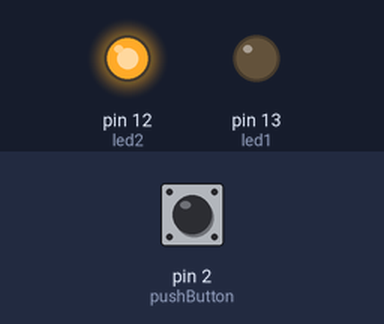
The sketch below on a simulated Arduino Uno, built with avr-gcc and run on an emulated ATmega328P. Shown: output pins drawn as LEDs (lit = HIGH). Dashed ring = blinking. The test bench sets the inputs (shaded band); at power-on: pin 2 (pushButton) LOW.

Above: at 1.2 s.
1.3 s: pin 2 (pushButton) pulled HIGH for 1 s
At 3.3 s:
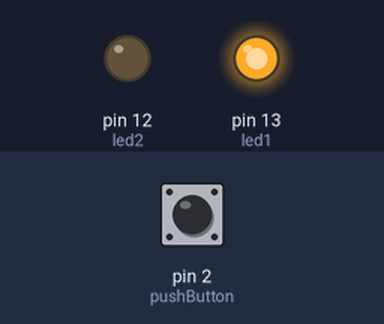
4.3 s: pin 2 (pushButton) pulled HIGH for 0.15 s
At 4.9 s:
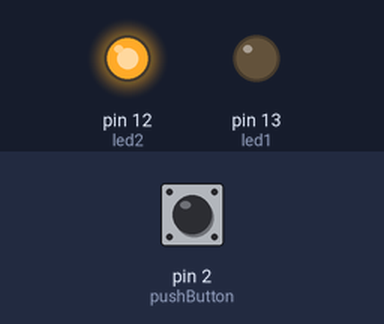
5.9 s: pin 2 (pushButton) pulled HIGH for 3.2 s
At 6.05 s:
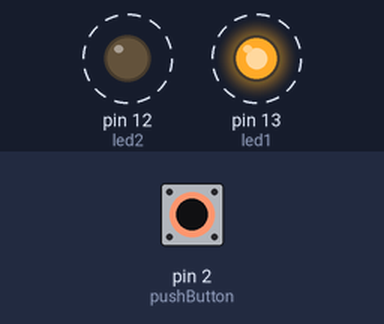
Timing chart, 0 to 10.5 s (numbered marks = the images above; inputs shaded):
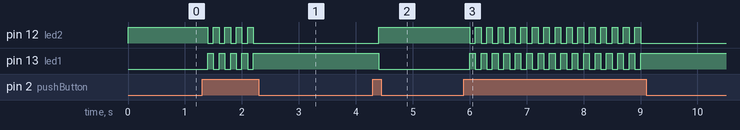

The sketch:

flashOnPress2.ino
```cpp
int pushButton = 2;
int led1 = 13;
int led2 = 12;

int ledState = 0;;


// the setup routine runs once when you press reset:
void setup() {

  // make the pushbutton's pin an input:
  pinMode(pushButton, INPUT);

  // initialize the digital pin as an output.
  pinMode(led1, OUTPUT);

  // initialize the digital pin as an output.
  pinMode(led2, OUTPUT);
}

// the loop routine runs over and over again forever:
void loop() {

  // read the input pin:
  int reading = digitalRead(pushButton);

  if(reading == 1){
   delay(100);

    reading = digitalRead(pushButton);

    if(reading == 1){
      ledState = !ledState;
    }
  }

  if(ledState == 1){
    digitalWrite(led1, HIGH);
    digitalWrite(led2, LOW);
  }
  else{
    digitalWrite(led1, LOW);
    digitalWrite(led2, HIGH);
  }
}
```

Measured:
- after the input at 1.3 s, pin 12 (led2): alternates HIGH for 0.10 s and LOW for 0.10 s, 9 changes in all, then stays LOW, starting after 0.10 s; pin 13 (led1): alternates HIGH for 0.10 s and LOW for 0.10 s, 9 changes in all, then stays HIGH, starting after 0.10 s
- after the input at 4.3 s, pin 12 (led2): LOW → HIGH after 0.10 s; pin 13 (led1): HIGH → LOW after 0.10 s
- after the input at 5.9 s, pin 12 (led2): alternates HIGH for 0.10 s and LOW for 0.10 s, 31 changes in all, then stays LOW, starting after 0.10 s; pin 13 (led1): alternates HIGH for 0.10 s and LOW for 0.10 s, 31 changes in all, then stays HIGH, starting after 0.10 s
